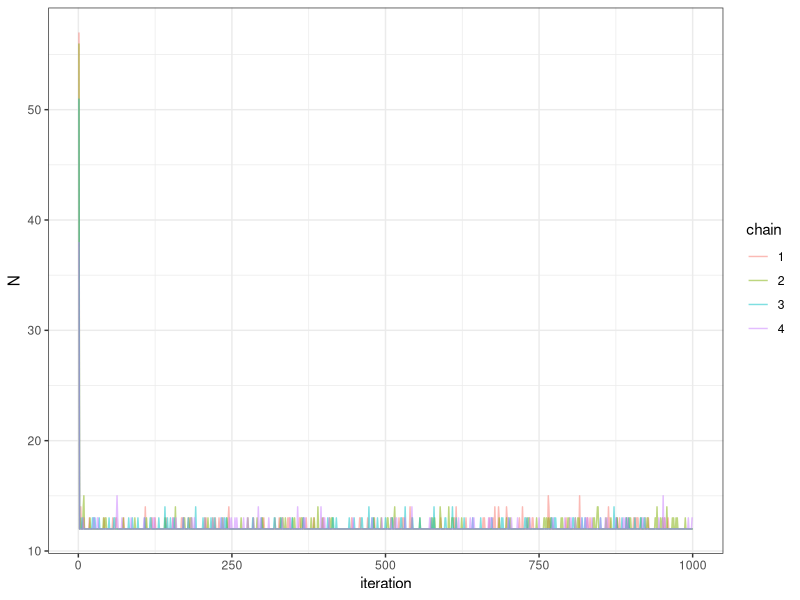
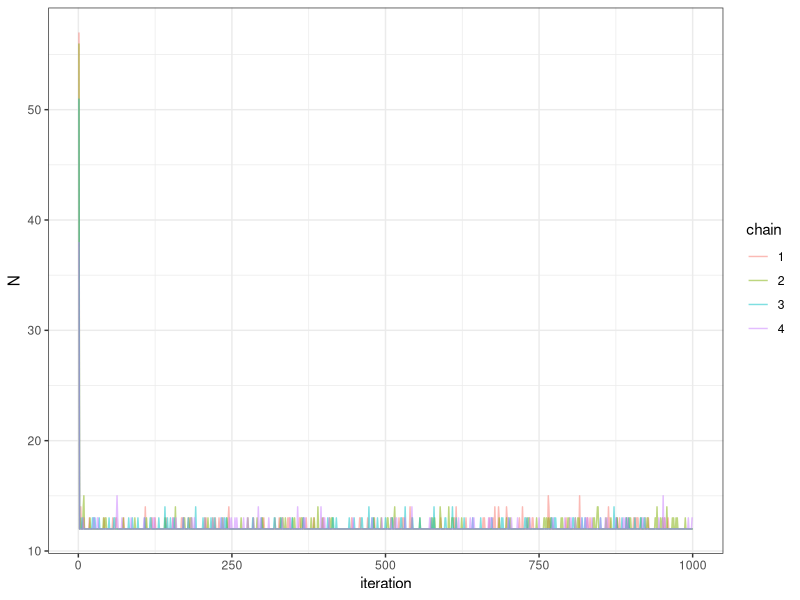

Recreate these plots in R, in order. (Note: this script raises an error after producing the figures.)
library(readr)
library(tidyverse)
setwd("D:/UNICAMP/Disciplinas/COMPUTACIONAL/Atividade1/resolucao")
dados <- read_table("./dados.txt", 
                    col_names = FALSE)
colnames(dados) <- c('onca',paste0('armadilha',1:14))
nj <- dados%>%
  pivot_longer(-onca,values_to = "capturada",
               names_to = "armadilha",names_prefix = 'armadilha',
               names_transform = list(armadilha = as.numeric))%>%
  group_by(armadilha)%>%
  summarise(nj=sum(capturada))
mj <- dados%>%
  pivot_longer(-onca,values_to = "capturada",names_to = "armadilha",
               names_prefix = 'armadilha',
               names_transform = list(armadilha = as.numeric))%>%
  group_by(onca)%>%
  mutate(mj=case_when(cumsum(capturada)*capturada>1 ~ 1 , TRUE ~ 0))%>%
  group_by(armadilha)%>%
  summarise(mj=sum(mj))
nj <- nj$nj 
gibbs_popSize <- function(iter=500,chains=4,r=12,nj,lambda=50){
  sample <- NULL
  aux <- matrix(0,nrow = iter,ncol=15)
  colnames(aux) <- c("N",paste0("p",1:14))
  for (k in 1:chains) {
    iter0 <- c(rpois(1,50),runif(14))
    aux[1,] <- iter0
    for (i in 2:iter) {
      lambda_pos <- lambda * prod(1-aux[i-1,-1])
      N_i_plus_1 <- rpois(n=1,lambda = lambda_pos) + r
      aux[i,1] <- N_i_plus_1 
      for (j in 1:length(nj)) {
        aux2 <- rbeta(n = 1,shape1 = nj[j]+1,shape2 = N_i_plus_1-nj[j]+1)
        aux[i,j+1] <- aux2
      }
    }
    sample <- bind_rows(sample,data.frame(aux,chain=as.character(k),iteration=1:iter))
  }
  return(sample)
}

gbs <- gibbs_popSize(iter = 1000,chains = 4,r = 12,nj = nj,lambda = 50)
gbs%>%
  ggplot(aes(x=iteration,y=N,color=chain))+
  geom_line(alpha=.5)+
  theme_bw()
ggsave(filename = paste0('./imgs/N','.pdf'),width = 4,height = 2.5)

for (i in 1:14) {
  gbs%>%
    select(-N)%>%
    pivot_longer(cols = c(-iter,-chain),names_to = 'param',values_to = 'pi')%>%
    filter(param==paste0('p',i))%>%
    ggplot(aes(x=iter,y=pi,color=chain))+
    geom_line(alpha=.5)+
    labs(y="p")+
    theme_bw()
ggsave(filename = paste0('./imgs/p',i,'.pdf'),width = 4,height = 2.5)
}

# ACF N
Nacf <- acf(gbs%>%filter(chain==1)%$%N)
Nacfdf <- with(Nacf, data.frame(lag, acf))
ggplot(data = Nacfdf, mapping = aes(x = lag, y = acf)) +
  geom_hline(aes(yintercept = 0)) +
  geom_segment(mapping = aes(xend = lag, yend = 0))+
  geom_hline(yintercept = c(-.025,.025),linetype=2,col='blue')+
  theme_bw()
ggsave(filename = paste0('./imgs/Nacf','.pdf'),width = 4,height = 2.5)
gbs%>%
  select(p1:p14,N,iteration)%>%
  pivot_longer(cols = -iteration,names_to = 'param',values_to = 'valor')%>%
  mutate(param=factor(param,levels = c('N',paste0('p',1:14))))%>%
  group_by(param)%>%
  summarise(media=mean(valor),
            mediana=median(valor),
            lower=quantile(valor,.025)%>%round(3),
            upper=quantile(valor,.975)%>%round(3))%>%
  mutate(ic=paste0('[',lower,';',upper,']'))%>%
  select(param,media,mediana,ic)%>%
  xtable::xtable(digits = 3)
